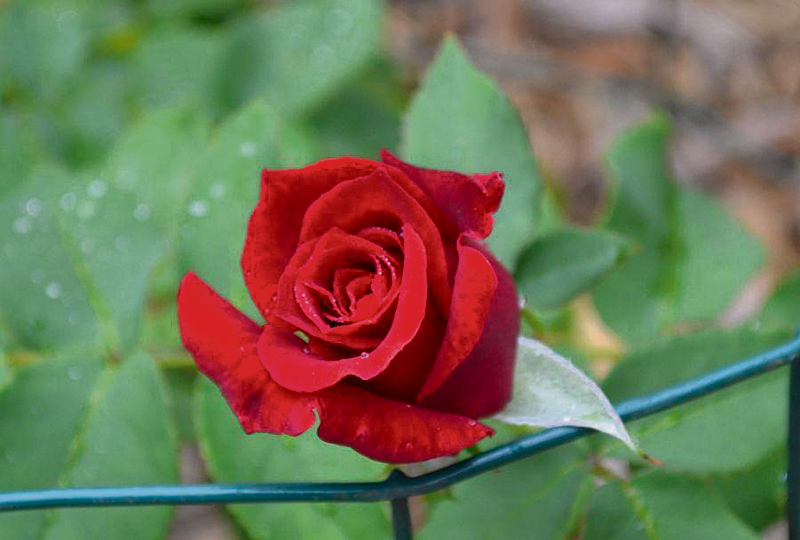
#> input picture slides/01.dasar_pengolahan_citra_digital/dataset/rose.png, 800 x 540 px
$ python 03.pillow_cropping.py
#> lines starting #> are read from the running program, lines starting #| are printed output that depends on the picture
"""
script ini akan melakukan cropping terhadap citra dengan menggunakan library pillow
penjelasan lebih detil dapat dibaca di file html atau python notebook yang telah disediakan
"""

from PIL import Image

im = Image.open('../dataset/rose.png')
#> im is the input picture: PIL image 800x540 RGB; mean R, G, B 111.9, 115.3, 87.1
im_c = im.crop((172, 147, 520, 458))  # crop the rectangle given by (left, top, right, bottom) from the image
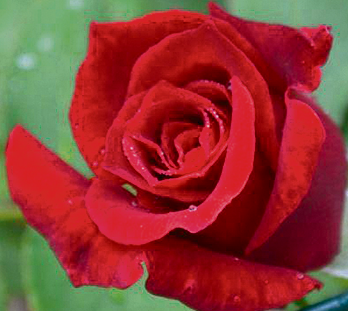
#> im_c: PIL image 348x311 RGB; mean R, G, B 145.1, 56.9, 52.1
im_c.show()

$ run again, with slides/01.dasar_pengolahan_citra_digital/dataset/flower.png copied over slides/01.dasar_pengolahan_citra_digital/dataset/rose.png
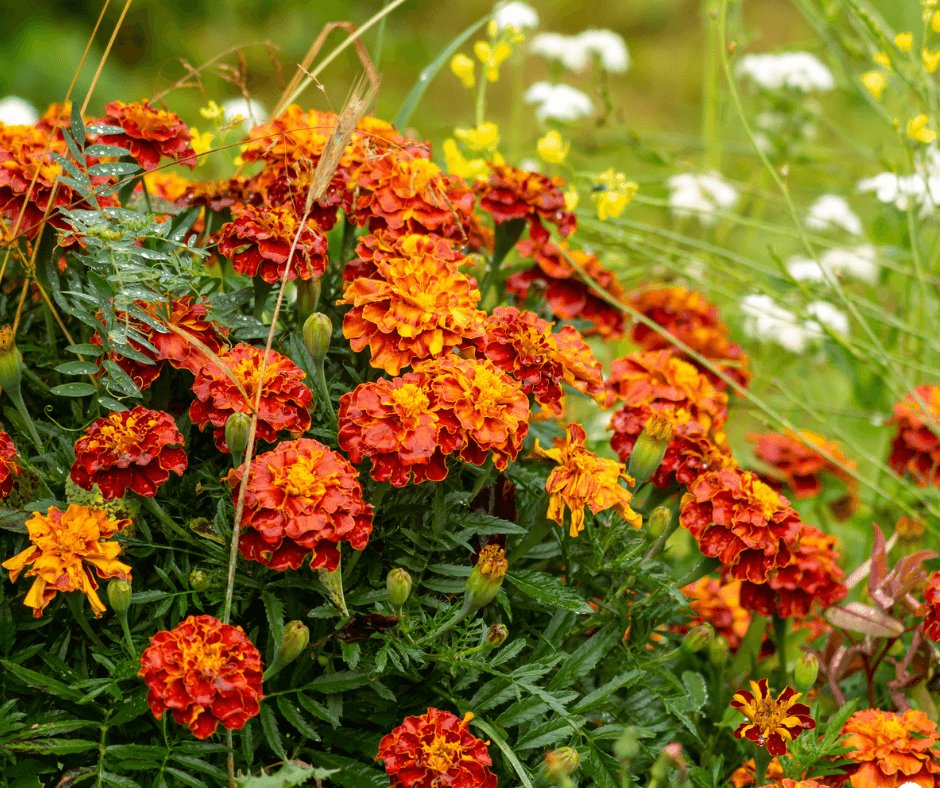
#> input picture slides/01.dasar_pengolahan_citra_digital/dataset/flower.png, 940 x 788 px
#> im is the input picture: PIL image 940x788 P; mean R, G, B 133.8, 104.7, 33.4
#> `im_c = im.crop((172, 147, 520, 458))`:
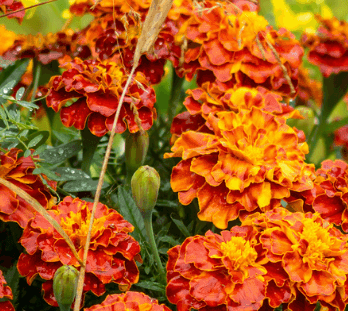
#> im_c: PIL image 348x311 P; mean R, G, B 171.3, 90.1, 25.2

$ run again, with slides/01.dasar_pengolahan_citra_digital/dataset/ishihara.png copied over slides/01.dasar_pengolahan_citra_digital/dataset/rose.png
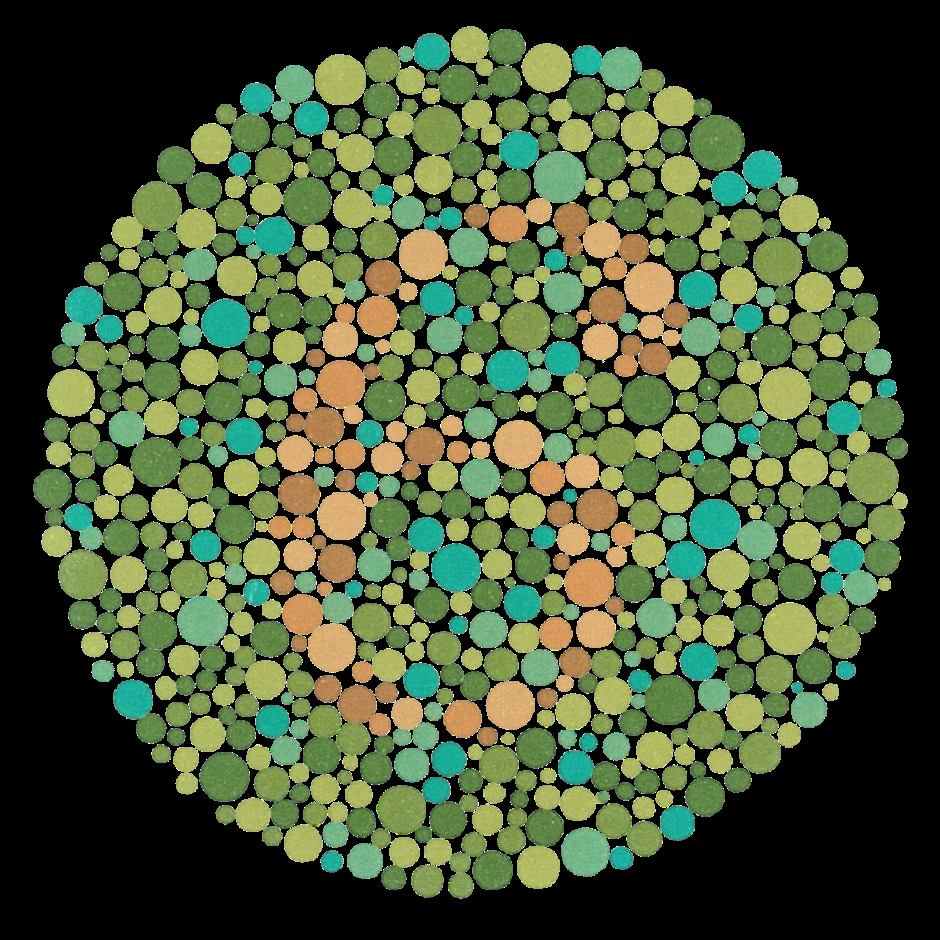
#> input picture slides/01.dasar_pengolahan_citra_digital/dataset/ishihara.png, 940 x 940 px
#> im is the input picture: PIL image 940x940 RGB; mean R, G, B 70.4, 85.6, 53.4
#> `im_c = im.crop((172, 147, 520, 458))`:
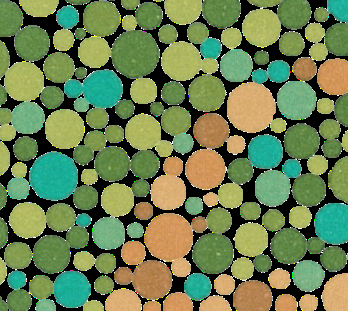
#> im_c: PIL image 348x311 RGB; mean R, G, B 106.9, 126.7, 79.8
